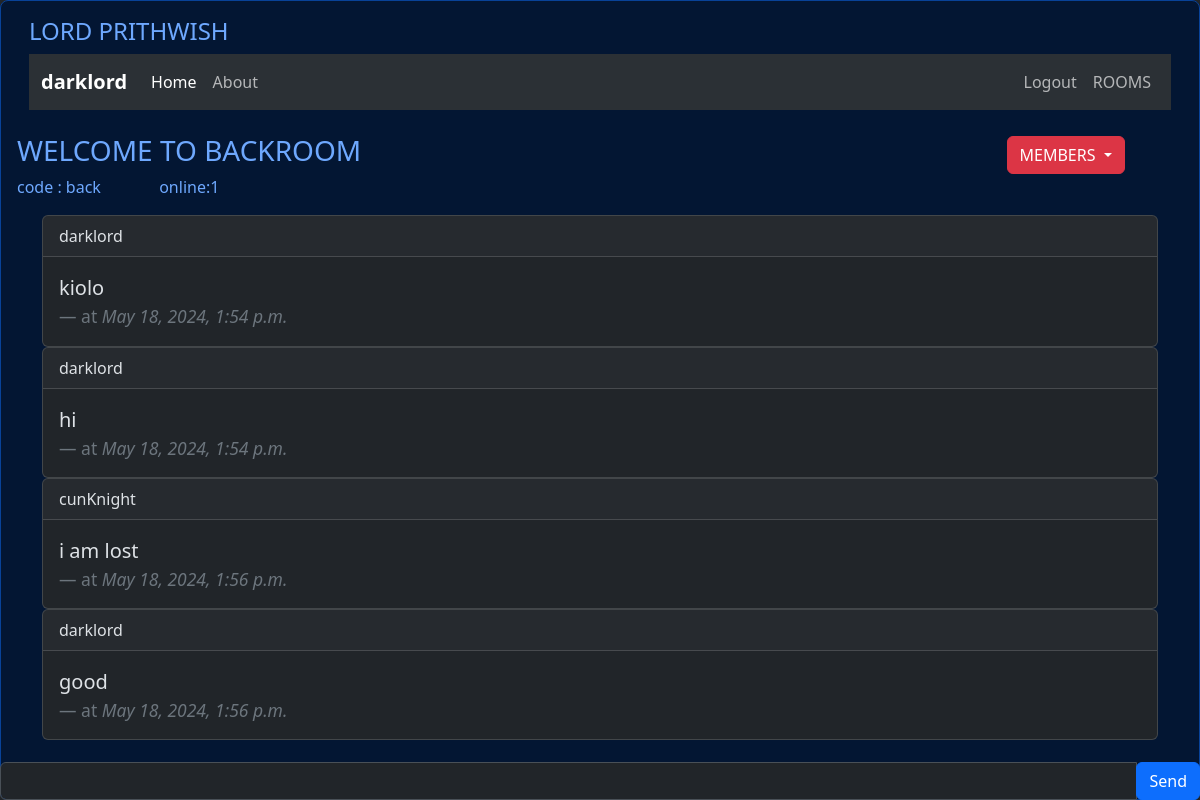
Before: /rooms/back/ (signed in) with the older database file.
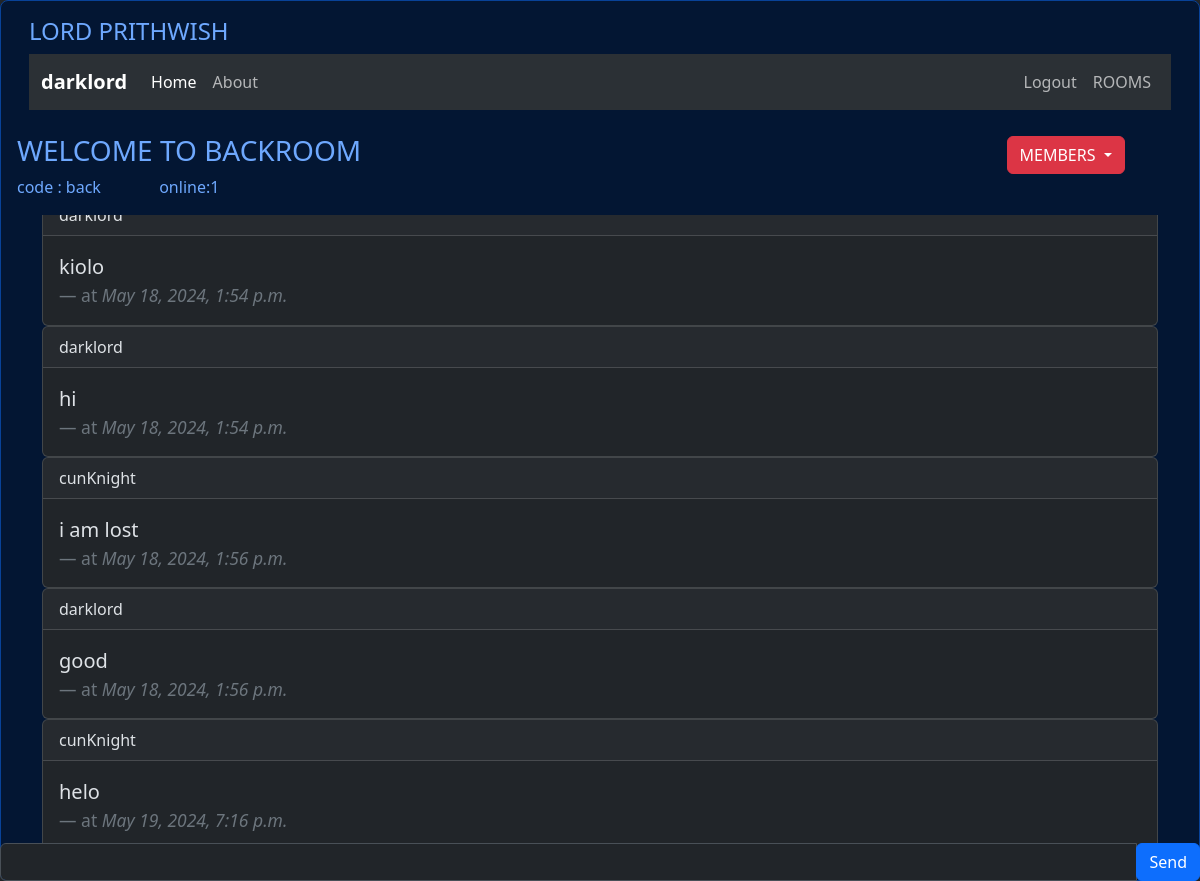
After: the same page with the newer database file.
### rooms/models.py (models this page shows, shortened)
class Message(models.Model):
    room = models.ForeignKey(Room, on_delete=models.CASCADE)
    user = models.ForeignKey(User, on_delete=models.CASCADE)
    content = models.TextField()
    created = models.DateTimeField(auto_now_add=True)
    class Meta:
        ordering = ['created']

### rooms/views.py (the view)
# urls.py: path('',views.rooms, name='calci-room'),
@login_required
def room(request,slug):
    rom = Room.objects.get(slug=slug)
    mess = Message.objects.filter(room=rom)
    mem = Join.objects.filter(room=rom)
    onli = mem.count()
    return render(request, 'rooms/room.html', {'room':rom,'title':rom.name,'messages':mess,'members':mem,'online':onli})

### rooms/templates/rooms/room.html (shortened to what this page needs)
{% extends "calci/base.html" %}
{% load static %}
{% block content %}
<div class="d-flex justify-content-between align-items-center" id="locbase" style="width: 100%;">
    <h3>WELCOME TO {{ room.name }}</h3>
    <div class="btn-group ms-auto" style="right: 5%;">
        <button type="button" class="btn btn-danger dropdown-toggle" data-bs-toggle="dropdown" aria-expanded="false">
            MEMBERS
        </button>
    </div>
</div>
<div class="d-flex" id="locbase">
    <p class="d-flex" style="display: inline;"> code : {{room.slug}}</p>
    <p class="d-flex" style="display: inline; margin-left:5%;"> online:
    <p id="online" class="d-flex" style="display: inline;">{{online}}</p></p>
</div>
<div id="chat-area" class="container overflow-y-auto " style="height: 75%;" >
    {% for message in messages %}
    <div class="card">
        <div class="card-header">{{message.user.username}}</div>
        <div class="card-body">
            <blockquote class="blockquote mb-0">
                <p> {{message.content}}</p>
                <footer class="blockquote-footer">at <cite title="Source Title">{{message.created}}</cite></footer>
            </blockquote>
        </div>
    </div>
    {% endfor %}
</div>
<form>
    <div id="chat-message-form" class="input-group fixed-bottom">
        <input id="chat-message-input" type="text" class="form-control" size="100">
        <div class="input-group-append">
            <button id="chat-message-submit" type="submit" class="btn btn-primary">Send</button>
        </div>
    </div>
</form>
{% endblock content %}

Changed rows visible on the page:
added Message: user.username "cunKnight", content "helo", created "May 19, 2024, 7:16 p.m."
